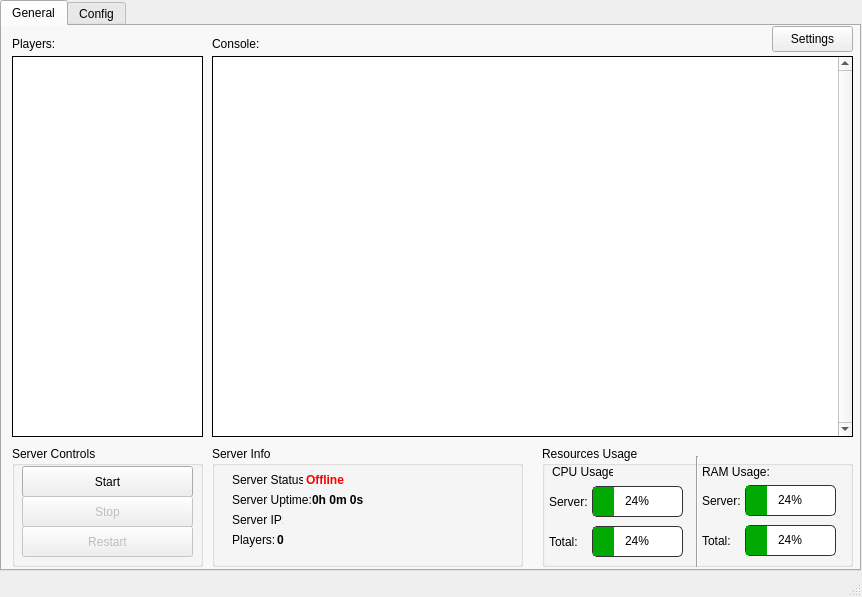
<?xml version="1.0" encoding="UTF-8"?>
<ui version="4.0">
 <class>MainWindow</class>
 <widget class="QMainWindow" name="MainWindow">
  <property name="geometry">
   <rect>
    <x>0</x>
    <y>0</y>
    <width>862</width>
    <height>597</height>
   </rect>
  </property>
  <property name="minimumSize">
   <size>
    <width>862</width>
    <height>597</height>
   </size>
  </property>
  <property name="maximumSize">
   <size>
    <width>862</width>
    <height>597</height>
   </size>
  </property>
  <property name="windowTitle">
   <string>Starbound Server Manager</string>
  </property>
  <widget class="QWidget" name="centralwidget">
   <widget class="QTabWidget" name="tabWidget">
    <property name="enabled">
     <bool>true</bool>
    </property>
    <property name="geometry">
     <rect>
      <x>0</x>
      <y>0</y>
      <width>861</width>
      <height>571</height>
     </rect>
    </property>
    <property name="styleSheet">
     <string notr="true">QTabWidget { background-color: rgb(236, 236, 236) }
</string>
    </property>
    <property name="currentIndex">
     <number>0</number>
    </property>
    <property name="tabBarAutoHide">
     <bool>false</bool>
    </property>
    <widget class="QWidget" name="tabGeneral">
     <property name="enabled">
      <bool>true</bool>
     </property>
     <attribute name="title">
      <string>General</string>
     </attribute>
     <widget class="QPlainTextEdit" name="txtConsole">
      <property name="geometry">
       <rect>
        <x>210</x>
        <y>30</y>
        <width>641</width>
        <height>381</height>
       </rect>
      </property>
      <property name="styleSheet">
       <string notr="true">QPlainTextEdit{border: 1px solid black; background-color: rgb(255, 255, 255);}
</string>
      </property>
      <property name="frameShape">
       <enum>QFrame::Shape::StyledPanel</enum>
      </property>
      <property name="frameShadow">
       <enum>QFrame::Shadow::Sunken</enum>
      </property>
      <property name="midLineWidth">
       <number>0</number>
      </property>
      <property name="verticalScrollBarPolicy">
       <enum>Qt::ScrollBarPolicy::ScrollBarAlwaysOn</enum>
      </property>
      <property name="readOnly">
       <bool>true</bool>
      </property>
     </widget>
     <widget class="QListWidget" name="listPlayers">
      <property name="geometry">
       <rect>
        <x>10</x>
        <y>30</y>
        <width>191</width>
        <height>381</height>
       </rect>
      </property>
      <property name="styleSheet">
       <string notr="true">QListWidget{border: 1px solid black; background-color: rgb(255, 255, 255);}
</string>
      </property>
     </widget>
     <widget class="QLabel" name="labelPlayers">
      <property name="geometry">
       <rect>
        <x>10</x>
        <y>10</y>
        <width>49</width>
        <height>16</height>
       </rect>
      </property>
      <property name="text">
       <string>&lt;html&gt;&lt;head/&gt;&lt;body&gt;&lt;p&gt;&lt;span style=&quot; color:#000000;&quot;&gt;Players:&lt;/span&gt;&lt;/p&gt;&lt;/body&gt;&lt;/html&gt;</string>
      </property>
     </widget>
     <widget class="QLabel" name="labelConsole">
      <property name="geometry">
       <rect>
        <x>210</x>
        <y>10</y>
        <width>49</width>
        <height>16</height>
       </rect>
      </property>
      <property name="text">
       <string>&lt;html&gt;&lt;head/&gt;&lt;body&gt;&lt;p&gt;&lt;span style=&quot; color:#000000;&quot;&gt;Console:&lt;/span&gt;&lt;/p&gt;&lt;/body&gt;&lt;/html&gt;</string>
      </property>
     </widget>
     <widget class="QGroupBox" name="groupServerInfo">
      <property name="geometry">
       <rect>
        <x>210</x>
        <y>420</y>
        <width>311</width>
        <height>121</height>
       </rect>
      </property>
      <property name="title">
       <string>Server Info</string>
      </property>
      <widget class="QLabel" name="labelServerStatus_1">
       <property name="geometry">
        <rect>
         <x>20</x>
         <y>24</y>
         <width>71</width>
         <height>20</height>
        </rect>
       </property>
       <property name="text">
        <string>Server Status:  </string>
       </property>
      </widget>
      <widget class="QLabel" name="labelServerStatus_2">
       <property name="geometry">
        <rect>
         <x>20</x>
         <y>44</y>
         <width>81</width>
         <height>20</height>
        </rect>
       </property>
       <property name="text">
        <string>Server Uptime:</string>
       </property>
      </widget>
      <widget class="QLabel" name="labelServerStatus_3">
       <property name="geometry">
        <rect>
         <x>20</x>
         <y>64</y>
         <width>51</width>
         <height>20</height>
        </rect>
       </property>
       <property name="text">
        <string>Server IP:</string>
       </property>
      </widget>
      <widget class="QLabel" name="ServerStatusInfo">
       <property name="geometry">
        <rect>
         <x>94</x>
         <y>24</y>
         <width>81</width>
         <height>20</height>
        </rect>
       </property>
       <property name="text">
        <string>&lt;html&gt;&lt;head/&gt;&lt;body&gt;&lt;p&gt;&lt;span style=&quot; font-weight:700; color:#ff0000;&quot;&gt;Offline&lt;/span&gt;&lt;/p&gt;&lt;/body&gt;&lt;/html&gt;</string>
       </property>
      </widget>
      <widget class="QLabel" name="ServerUptimeInfo">
       <property name="geometry">
        <rect>
         <x>100</x>
         <y>44</y>
         <width>91</width>
         <height>20</height>
        </rect>
       </property>
       <property name="text">
        <string>&lt;html&gt;&lt;head/&gt;&lt;body&gt;&lt;p&gt;&lt;span style=&quot; font-weight:700;&quot;&gt;0h 0m 0s&lt;/span&gt;&lt;/p&gt;&lt;/body&gt;&lt;/html&gt;</string>
       </property>
      </widget>
      <widget class="QLabel" name="ServerIPInfo">
       <property name="geometry">
        <rect>
         <x>72</x>
         <y>64</y>
         <width>231</width>
         <height>20</height>
        </rect>
       </property>
       <property name="text">
        <string>&lt;html&gt;&lt;head/&gt;&lt;body&gt;&lt;p&gt;&lt;br/&gt;&lt;/p&gt;&lt;/body&gt;&lt;/html&gt;</string>
       </property>
       <property name="openExternalLinks">
        <bool>false</bool>
       </property>
       <property name="textInteractionFlags">
        <set>Qt::TextInteractionFlag::LinksAccessibleByKeyboard|Qt::TextInteractionFlag::LinksAccessibleByMouse|Qt::TextInteractionFlag::TextBrowserInteraction|Qt::TextInteractionFlag::TextSelectableByKeyboard|Qt::TextInteractionFlag::TextSelectableByMouse</set>
       </property>
      </widget>
      <widget class="QLabel" name="labelServerStatus_4">
       <property name="geometry">
        <rect>
         <x>20</x>
         <y>84</y>
         <width>51</width>
         <height>20</height>
        </rect>
       </property>
       <property name="text">
        <string>Players:</string>
       </property>
      </widget>
      <widget class="QLabel" name="ServerPlayersCountInfo">
       <property name="geometry">
        <rect>
         <x>65</x>
         <y>84</y>
         <width>31</width>
         <height>20</height>
        </rect>
       </property>
       <property name="text">
        <string>&lt;html&gt;&lt;head/&gt;&lt;body&gt;&lt;p&gt;&lt;span style=&quot; font-weight:700; color:#000000;&quot;&gt;0&lt;/span&gt;&lt;/p&gt;&lt;/body&gt;&lt;/html&gt;</string>
       </property>
      </widget>
     </widget>
     <widget class="QGroupBox" name="groupServerControl">
      <property name="enabled">
       <bool>true</bool>
      </property>
      <property name="geometry">
       <rect>
        <x>10</x>
        <y>420</y>
        <width>191</width>
        <height>121</height>
       </rect>
      </property>
      <property name="title">
       <string>Server Controls</string>
      </property>
      <widget class="QPushButton" name="btnStart">
       <property name="enabled">
        <bool>true</bool>
       </property>
       <property name="geometry">
        <rect>
         <x>10</x>
         <y>20</y>
         <width>171</width>
         <height>31</height>
        </rect>
       </property>
       <property name="text">
        <string>Start</string>
       </property>
       <property name="autoDefault">
        <bool>false</bool>
       </property>
      </widget>
      <widget class="QPushButton" name="btnRestart">
       <property name="enabled">
        <bool>false</bool>
       </property>
       <property name="geometry">
        <rect>
         <x>10</x>
         <y>80</y>
         <width>171</width>
         <height>31</height>
        </rect>
       </property>
       <property name="text">
        <string>Restart</string>
       </property>
      </widget>
      <widget class="QPushButton" name="btnStop">
       <property name="enabled">
        <bool>false</bool>
       </property>
       <property name="geometry">
        <rect>
         <x>10</x>
         <y>50</y>
         <width>171</width>
         <height>31</height>
        </rect>
       </property>
       <property name="text">
        <string>Stop</string>
       </property>
      </widget>
     </widget>
     <widget class="QGroupBox" name="groupResourcesUsage">
      <property name="geometry">
       <rect>
        <x>540</x>
        <y>420</y>
        <width>311</width>
        <height>121</height>
       </rect>
      </property>
      <property name="title">
       <string>Resources Usage</string>
      </property>
      <widget class="Line" name="line">
       <property name="geometry">
        <rect>
         <x>0</x>
         <y>10</y>
         <width>311</width>
         <height>111</height>
        </rect>
       </property>
       <property name="orientation">
        <enum>Qt::Orientation::Vertical</enum>
       </property>
      </widget>
      <widget class="QLabel" name="labelResourcesUsage_1">
       <property name="geometry">
        <rect>
         <x>10</x>
         <y>18</y>
         <width>61</width>
         <height>16</height>
        </rect>
       </property>
       <property name="text">
        <string>CPU Usage:</string>
       </property>
      </widget>
      <widget class="QLabel" name="labelResourcesUsage_2">
       <property name="geometry">
        <rect>
         <x>160</x>
         <y>18</y>
         <width>71</width>
         <height>16</height>
        </rect>
       </property>
       <property name="text">
        <string>RAM Usage:</string>
       </property>
      </widget>
      <widget class="QProgressBar" name="CPUServerProgressBar">
       <property name="geometry">
        <rect>
         <x>50</x>
         <y>40</y>
         <width>91</width>
         <height>31</height>
        </rect>
       </property>
       <property name="styleSheet">
        <string notr="true">QProgressBar {
    border: 1px solid #333;
    border-radius: 5px;
    text-align: center;
}

QProgressBar::chunk {
    background-color: #00aa00;
}</string>
       </property>
       <property name="value">
        <number>24</number>
       </property>
      </widget>
      <widget class="QProgressBar" name="CPUTotalProgressBar">
       <property name="geometry">
        <rect>
         <x>50</x>
         <y>80</y>
         <width>91</width>
         <height>31</height>
        </rect>
       </property>
       <property name="styleSheet">
        <string notr="true">QProgressBar {
    border: 1px solid #333;
    border-radius: 5px;
    text-align: center;
}

QProgressBar::chunk {
    background-color: #00aa00;
}</string>
       </property>
       <property name="value">
        <number>24</number>
       </property>
      </widget>
      <widget class="QLabel" name="label">
       <property name="geometry">
        <rect>
         <x>7</x>
         <y>48</y>
         <width>49</width>
         <height>16</height>
        </rect>
       </property>
       <property name="text">
        <string>Server:</string>
       </property>
      </widget>
      <widget class="QLabel" name="label_2">
       <property name="geometry">
        <rect>
         <x>7</x>
         <y>88</y>
         <width>49</width>
         <height>16</height>
        </rect>
       </property>
       <property name="text">
        <string>Total:</string>
       </property>
      </widget>
      <widget class="QProgressBar" name="RAMServerProgressBar">
       <property name="geometry">
        <rect>
         <x>203</x>
         <y>39</y>
         <width>91</width>
         <height>31</height>
        </rect>
       </property>
       <property name="styleSheet">
        <string notr="true">QProgressBar {
    border: 1px solid #333;
    border-radius: 5px;
    text-align: center;
}

QProgressBar::chunk {
    background-color: #00aa00;
}</string>
       </property>
       <property name="value">
        <number>24</number>
       </property>
      </widget>
      <widget class="QProgressBar" name="RAMTotalProgressBar">
       <property name="geometry">
        <rect>
         <x>203</x>
         <y>79</y>
         <width>91</width>
         <height>31</height>
        </rect>
       </property>
       <property name="styleSheet">
        <string notr="true">QProgressBar {
    border: 1px solid #333;
    border-radius: 5px;
    text-align: center;
}

QProgressBar::chunk {
    background-color: #00aa00;
}</string>
       </property>
       <property name="value">
        <number>24</number>
       </property>
      </widget>
      <widget class="QLabel" name="label_3">
       <property name="geometry">
        <rect>
         <x>160</x>
         <y>87</y>
         <width>49</width>
         <height>16</height>
        </rect>
       </property>
       <property name="text">
        <string>Total:</string>
       </property>
      </widget>
      <widget class="QLabel" name="label_4">
       <property name="geometry">
        <rect>
         <x>160</x>
         <y>47</y>
         <width>49</width>
         <height>16</height>
        </rect>
       </property>
       <property name="text">
        <string>Server:</string>
       </property>
      </widget>
     </widget>
     <widget class="QPushButton" name="btnSettings">
      <property name="geometry">
       <rect>
        <x>770</x>
        <y>0</y>
        <width>81</width>
        <height>26</height>
       </rect>
      </property>
      <property name="text">
       <string>Settings</string>
      </property>
     </widget>
    </widget>
    <widget class="QWidget" name="tabConfig">
     <attribute name="title">
      <string>Config</string>
     </attribute>
    </widget>
   </widget>
  </widget>
  <widget class="QStatusBar" name="statusBar"/>
 </widget>
 <resources/>
 <connections/>
</ui>
